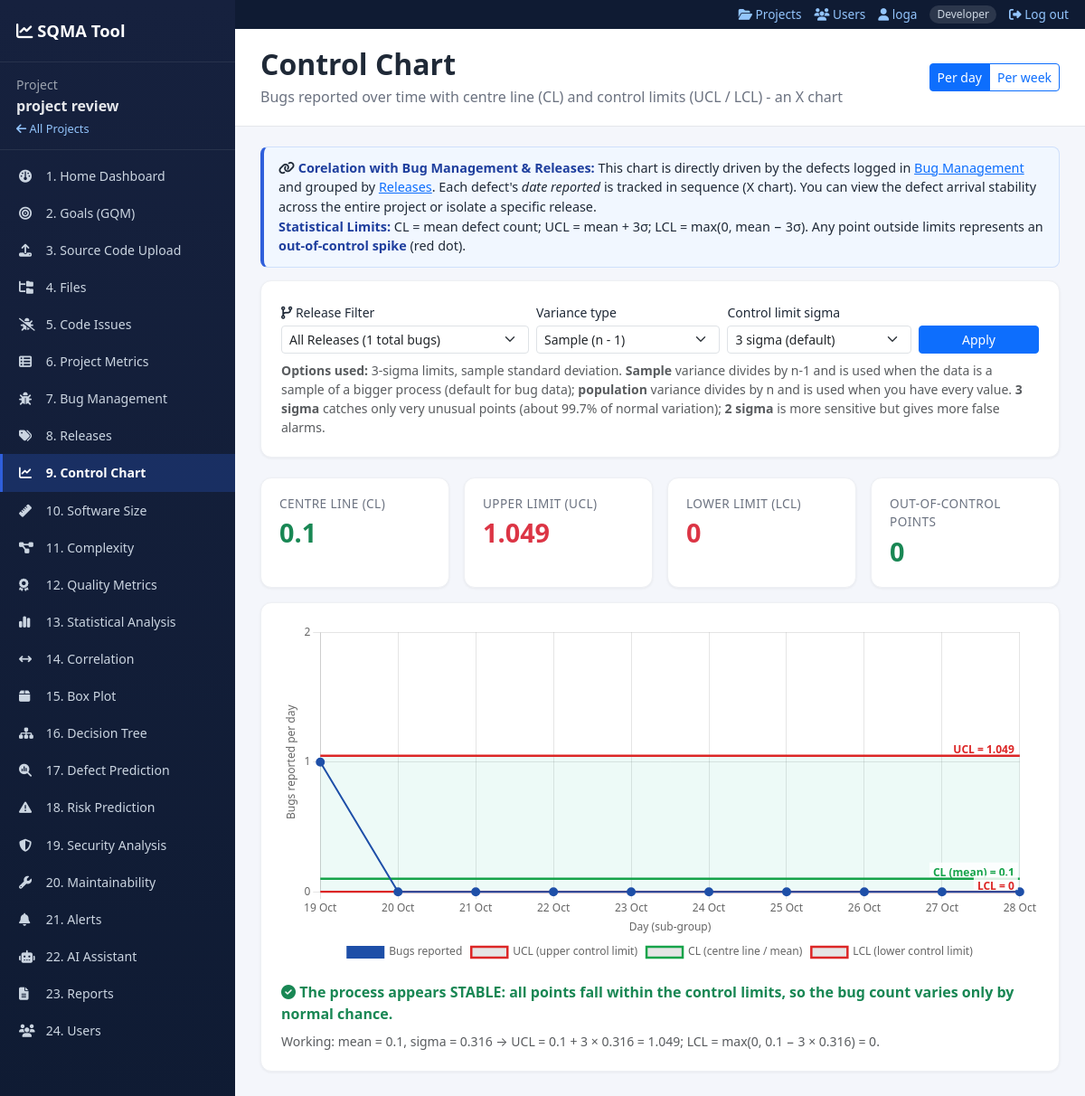
The app's page /project/2/control-chart (signed in) with its own data.
### models.py (models this page shows, shortened)
class Project(db.Model):
    __tablename__ = "project"
    id = db.Column(db.Integer, primary_key=True)
    name = db.Column(db.String(150), nullable=False)
    description = db.Column(db.Text, default="")
    created_at = db.Column(db.DateTime, default=utcnow)
    bugs = db.relationship("Bug", backref="project", cascade="all, delete-orphan")
    chat_messages = db.relationship("ChatMessage", backref="project", cascade="all, delete-orphan")
    releases = db.relationship("Release", backref="project", cascade="all, delete-orphan")
    code_files = db.relationship("CodeFile", backref="project", cascade="all, delete-orphan")
    analysis_runs = db.relationship("AnalysisRun", backref="project", cascade="all, delete-orphan")
    predictions = db.relationship("Prediction", backref="project", cascade="all, delete-orphan")
    alerts = db.relationship("Alert", backref="project", cascade="all, delete-orphan")

class User(db.Model):
    __tablename__ = "user"
    id = db.Column(db.Integer, primary_key=True)
    username = db.Column(db.String(40), unique=True, nullable=False)
    full_name = db.Column(db.String(120), default="")
    email = db.Column(db.String(160), default="")
    password_hash = db.Column(db.String(300), nullable=False)
    role = db.Column(db.String(20), default="Developer")          # Admin / Developer / Tester
    api_token = db.Column(db.String(80), unique=True, nullable=True)
    created_at = db.Column(db.DateTime, default=utcnow)
    @property
    def display_name(self):
        return self.full_name or self.username

### app.py (the view)
@app.route("/project/<int:project_id>/control-chart")
def control_chart_page(project_id):
    project = get_project_or_404(project_id)
    all_bugs = Bug.query.filter_by(project_id=project_id).order_by(Bug.created_at).all()
    releases = sort_releases(Release.query.filter_by(project_id=project_id).all())
    release_id_raw = request.args.get("release", "").strip()
    selected_release = None
    if release_id_raw.isdigit():
        selected_release = db.session.get(Release, int(release_id_raw))
        if selected_release and selected_release.project_id == project_id:
            bugs_list = [b for b in all_bugs if b.release_id == selected_release.id]
        else:
            selected_release = None
            bugs_list = all_bugs
    elif release_id_raw == "none":
        bugs_list = [b for b in all_bugs if b.release_id is None]
    else:
        bugs_list = all_bugs
    by = "week" if request.args.get("by") == "week" else "day"
    variance, sigma = stat_options()
    labels, values, by_used = bug_series(bugs_list, by=by, release=selected_release, project=project)
    if not bugs_list:
        if selected_release:
            chart_data = {"error": f"No bugs are currently assigned to release '{selected_release.name}'. Tag bugs with this release in Bug Management."}
        else:
            chart_data = {"error": "No bugs have been logged yet. The control chart is calculated from the bugs in Bug Management."}
    else:
        chart_data = build_control_chart(values, labels, sigma, variance)
        if not chart_data.get("error"):
            chart_data["x_title"] = "Day (sub-group)" if by_used == "day" else "Week (sub-group)"
            chart_data["y_title"] = "Bugs reported per " + by_used
    rel_readiness = release_readiness(bugs_list) if selected_release else None
    return render_template("control_chart.html", project=project, chart_data=chart_data, by=by_used,
                           bug_count=len(bugs_list), total_project_bugs=len(all_bugs),
                           active="control_chart", variance=variance, sigma=sigma,
                           releases=releases, selected_release=selected_release,
                           rel_readiness=rel_readiness, release_id=release_id_raw,
                           variance_types=VARIANCE_TYPES, sigma_choices=SIGMA_CHOICES)

### templates/control_chart.html (shortened to what this page needs)
{% extends "base.html" %}
{% block content %}
<div class="page-header d-flex justify-content-between align-items-center flex-wrap gap-2">
  <div>
    <h2>Control Chart</h2>
    <p>Bugs reported over time with centre line (CL) and control limits (UCL / LCL) - an X chart</p>
  </div>
  <div class="btn-group">
    <a href="{{ url_for('control_chart_page', project_id=project.id, by='day') }}" class="btn btn-sm {{ 'btn-primary' if by=='day' else 'btn-outline-primary' }}">Per day</a>
    <a href="{{ url_for('control_chart_page', project_id=project.id, by='week') }}" class="btn btn-sm {{ 'btn-primary' if by=='week' else 'btn-outline-primary' }}">Per week</a>
  </div>
</div>
<div class="page-body">
  <div class="how-to-read">
    <i class="fa-solid fa-link"></i> <b>Corelation with Bug Management & Releases:</b>
    This chart is directly driven by the defects logged in <a href="{{ url_for('bugs.bug_list', project_id=project.id) }}">Bug Management</a> and grouped by <a href="{{ url_for('bugs.releases', project_id=project.id) }}">Releases</a>.
    Each defect's <i>date reported</i> is tracked in sequence (X chart).
    You can view the defect arrival stability across the entire project or isolate a specific release.
    <br><b>Statistical Limits:</b> CL = mean defect count; UCL = mean + {{ sigma }}&sigma;; LCL = max(0, mean &minus; {{ sigma }}&sigma;). Any point outside limits represents an <b>out-of-control spike</b> (red dot).
  </div>
  <div class="panel">
    <form method="GET" class="row g-2 align-items-end">
      <div class="col-md-4">
        <label class="form-label small mb-1"><i class="fa-solid fa-code-branch"></i> Release Filter</label>
        <select name="release" class="form-select form-select-sm" onchange="this.form.submit()">
          <option value="">All Releases ({{ total_project_bugs }} total bugs)</option>
        </select>
      </div>
      <div class="col-md-3"><label class="form-label small mb-1">Variance type</label>
        <select name="variance" class="form-select form-select-sm">{% for v in variance_types %}<option value="{{ v }}" {{ 'selected' if v==variance }}>{{ 'Sample (n - 1)' if v=='sample' else 'Population (n)' }}</option>{% endfor %}</select></div>
      <div class="col-md-3"><label class="form-label small mb-1">Control limit sigma</label>
        <select name="sigma" class="form-select form-select-sm">{% for k in sigma_choices %}<option value="{{ k }}" {{ 'selected' if k==sigma }}>{{ k }} sigma{{ ' (default)' if k==3 }}</option>{% endfor %}</select></div>
      <div class="col-md-2"><button class="btn btn-sm btn-primary w-100">Apply</button></div>
    </form>
    <p class="small text-muted mt-2 mb-0"><b>Options used:</b> {{ sigma }}-sigma limits, {{ variance }} standard deviation.
      <b>Sample</b> variance divides by n-1 and is used when the data is a sample of a bigger process (default for bug data); <b>population</b> variance divides by n and is used when you have every value.
      <b>3 sigma</b> catches only very unusual points (about 99.7% of normal variation); <b>2 sigma</b> is more sensitive but gives more false alarms.</p>
  </div>
  {% if chart_data.error %}
  <div class="panel">
    <div class="chart-empty" style="min-height:220px">
      <i class="fa-solid fa-chart-line"></i>
      <span><b>Control chart not available yet.</b><br>{{ chart_data.error }}</span>
      <div class="d-flex gap-2 mt-1 flex-wrap justify-content-center">
        <a class="btn btn-sm btn-primary" href="{{ url_for('bugs.bug_list', project_id=project.id) }}"><i class="fa-solid fa-bug"></i> Go to Bug Management</a>
        <form method="POST" action="{{ url_for('bugs.bugs_demo', project_id=project.id) }}"><input type="hidden" name="csrf_token" value="{{ csrf_token() }}"><button class="btn btn-sm btn-outline-primary"><i class="fa-solid fa-wand-magic-sparkles"></i> Load demo bugs</button></form>
      </div>
    </div>
  </div>
  {% else %}
  <div class="row g-3 mb-3">
    <div class="col-md-3"><div class="metric-card"><div class="metric-label">Centre line (CL)</div><div class="metric-value text-success">{{ chart_data.center_line }}</div></div></div>
    <div class="col-md-3"><div class="metric-card"><div class="metric-label">Upper limit (UCL)</div><div class="metric-value text-danger">{{ chart_data.ucl }}</div></div></div>
    <div class="col-md-3"><div class="metric-card"><div class="metric-label">Lower limit (LCL)</div><div class="metric-value text-danger">{{ chart_data.lcl }}</div></div></div>
    <div class="col-md-3"><div class="metric-card"><div class="metric-label">Out-of-control points</div><div class="metric-value {{ 'text-danger' if not chart_data.stable else 'text-success' }}">{{ chart_data.out_of_control_points|length }}</div></div></div>
  </div>
  <div class="panel">
    <div class="chart-box tall" id="controlChart"></div>
    <p class="mt-3 mb-1 fw-bold {{ 'text-success' if chart_data.stable else 'text-danger' }}">
      <i class="fa-solid {{ 'fa-circle-check' if chart_data.stable else 'fa-triangle-exclamation' }}"></i> {{ chart_data.interpretation }}
    </p>
    <p class="small text-muted mt-2 mb-0">Working: mean = {{ chart_data.mean }}, sigma = {{ chart_data.sigma }} &rarr; UCL = {{ chart_data.mean }} + {{ sigma }} &times; {{ chart_data.sigma }} = {{ chart_data.ucl }}; LCL = max(0, {{ chart_data.mean }} &minus; {{ sigma }} &times; {{ chart_data.sigma }}) = {{ chart_data.lcl }}.</p>
  </div>
  {% endif %}
</div>
{% endblock %}
{% block scripts %}
{% if not chart_data.error %}
<script>SQMA.controlChart('controlChart', {{ chart_data|tojson }});</script>
{% endif %}
{% endblock %}

### templates/base.html (shortened to what this page needs)
<!DOCTYPE html>
<html lang="en">
<head>
<link href="{{ url_for('static', filename='vendor/bootstrap/css/bootstrap.min.css') }}" rel="stylesheet">
<link href="{{ url_for('static', filename='vendor/fontawesome/css/all.min.css') }}" rel="stylesheet">
<link href="{{ url_for('static', filename='css/style.css') }}" rel="stylesheet">
</head>
<body>
<div class="d-flex">
  {% if project %}
  <nav class="sidebar d-print-none">
    <div class="sidebar-brand">
      <i class="fa-solid fa-chart-line"></i> SQMA Tool
    </div>
    <div class="sidebar-project">
      <small>Project</small>
      <div class="fw-bold text-truncate">{{ project.name }}</div>
      <a href="{{ url_for('index') }}" class="small-link"><i class="fa-solid fa-arrow-left"></i> All Projects</a>
    </div>
    <ul class="nav flex-column sidebar-nav">
      <li><a href="{{ url_for('dashboard', project_id=project.id) }}" class="{{ 'active' if active=='dashboard' }}"><i class="fa-solid fa-gauge"></i> 1. Home Dashboard</a></li>
      <li><a href="{{ url_for('goals_page', project_id=project.id) }}" class="{{ 'active' if active=='goals' }}"><i class="fa-solid fa-bullseye"></i> 2. Goals (GQM)</a></li>
      <li><a href="{{ url_for('upload_source', project_id=project.id) }}" class="{{ 'active' if active=='upload' }}"><i class="fa-solid fa-upload"></i> 3. Source Code Upload</a></li>
      <li><a href="{{ url_for('files.files_page', project_id=project.id) }}" class="{{ 'active' if active=='files' }}"><i class="fa-solid fa-folder-tree"></i> 4. Files</a></li>
      <li><a href="{{ url_for('files.issues_page', project_id=project.id) }}" class="{{ 'active' if active=='issues' }}"><i class="fa-solid fa-bug-slash"></i> 5. Code Issues</a></li>
      <li><a href="{{ url_for('files.project_metrics_page', project_id=project.id) }}" class="{{ 'active' if active=='project_metrics' }}"><i class="fa-solid fa-table-list"></i> 6. Project Metrics</a></li>
      <li><a href="{{ url_for('bugs.bug_list', project_id=project.id) }}" class="{{ 'active' if active=='bugs' }}"><i class="fa-solid fa-bug"></i> 7. Bug Management</a></li>
      <li><a href="{{ url_for('bugs.releases', project_id=project.id) }}" class="{{ 'active' if active=='releases' }}"><i class="fa-solid fa-tags"></i> 8. Releases</a></li>
      <li><a href="{{ url_for('control_chart_page', project_id=project.id) }}" class="{{ 'active' if active=='control_chart' }}"><i class="fa-solid fa-chart-line"></i> 9. Control Chart</a></li>
      <li><a href="{{ url_for('size_page', project_id=project.id) }}" class="{{ 'active' if active=='size' }}"><i class="fa-solid fa-ruler"></i> 10. Software Size</a></li>
      <li><a href="{{ url_for('complexity_page', project_id=project.id) }}" class="{{ 'active' if active=='complexity' }}"><i class="fa-solid fa-diagram-project"></i> 11. Complexity</a></li>
      <li><a href="{{ url_for('quality_page', project_id=project.id) }}" class="{{ 'active' if active=='quality' }}"><i class="fa-solid fa-award"></i> 12. Quality Metrics</a></li>
      <li><a href="{{ url_for('statistics_page', project_id=project.id) }}" class="{{ 'active' if active=='statistics' }}"><i class="fa-solid fa-chart-simple"></i> 13. Statistical Analysis</a></li>
      <li><a href="{{ url_for('correlation_page', project_id=project.id) }}" class="{{ 'active' if active=='correlation' }}"><i class="fa-solid fa-arrows-left-right"></i> 14. Correlation</a></li>
      <li><a href="{{ url_for('boxplot_page', project_id=project.id) }}" class="{{ 'active' if active=='boxplot' }}"><i class="fa-solid fa-box"></i> 15. Box Plot</a></li>
      <li><a href="{{ url_for('decision_tree_page', project_id=project.id) }}" class="{{ 'active' if active=='decision_tree' }}"><i class="fa-solid fa-sitemap"></i> 16. Decision Tree</a></li>
      <li><a href="{{ url_for('defect_prediction_page', project_id=project.id) }}" class="{{ 'active' if active=='defect_prediction' }}"><i class="fa-solid fa-magnifying-glass-chart"></i> 17. Defect Prediction</a></li>
      <li><a href="{{ url_for('risk_prediction_page', project_id=project.id) }}" class="{{ 'active' if active=='risk_prediction' }}"><i class="fa-solid fa-triangle-exclamation"></i> 18. Risk Prediction</a></li>
      <li><a href="{{ url_for('security_page', project_id=project.id) }}" class="{{ 'active' if active=='security' }}"><i class="fa-solid fa-shield-halved"></i> 19. Security Analysis</a></li>
      <li><a href="{{ url_for('maintainability_page', project_id=project.id) }}" class="{{ 'active' if active=='maintainability' }}"><i class="fa-solid fa-wrench"></i> 20. Maintainability</a></li>
      <li><a href="{{ url_for('alerts_page', project_id=project.id) }}" class="{{ 'active' if active=='alerts' }}"><i class="fa-solid fa-bell"></i> 21. Alerts</a></li>
      <li><a href="{{ url_for('ai.chat_page', project_id=project.id) }}" class="{{ 'active' if active=='ai' }}"><i class="fa-solid fa-robot"></i> 22. AI Assistant</a></li>
      <li><a href="{{ url_for('report_page', project_id=project.id) }}" class="{{ 'active' if active=='report' }}"><i class="fa-solid fa-file-lines"></i> 23. Reports</a></li>
      <li><a href="{{ url_for('auth.users', project=project.id) }}" class="{{ 'active' if active=='users' }}"><i class="fa-solid fa-users"></i> 24. Users</a></li>
    </ul>
  </nav>
  {% endif %}
  <div class="layout-col">
  {% if current_user %}
  <div class="topbar d-print-none">
    <a href="{{ url_for('index') }}"><i class="fa-solid fa-folder-open"></i> Projects</a>
    <a href="{{ url_for('auth.users') }}"><i class="fa-solid fa-users"></i> Users</a>
    <a href="{{ url_for('auth.profile') }}"><i class="fa-solid fa-user"></i> {{ current_user.display_name }}</a>
    <span class="role-pill">{{ current_user.role }}</span>
    <form method="POST" action="{{ url_for('auth.logout') }}" class="d-inline"><input type="hidden" name="csrf_token" value="{{ csrf_token() }}"><button class="link-btn"><i class="fa-solid fa-right-from-bracket"></i> Log out</button></form>
  </div>
  {% endif %}
  <main class="main-content {% if not project %}full-width{% endif %}">
    {% block content %}{% endblock %}
  </main>
  </div>
</div>
{% block scripts %}{% endblock %}
</body>
</html>

### records on screen
Project: name "project review"
User: display_name "loga", role "Developer"

### other values on screen
{{ sigma }} "3"
{{ variance }} "sample"
{{ chart_data.center_line }} "0.1"
{{ chart_data.ucl }} "1.049"
{{ chart_data.lcl }} "0"
{{ chart_data.out_of_control_points|length }} "0"
{{ chart_data.interpretation }} "The process appears STABLE: all points fall within the control limits, so the bug count varies only by normal chance."
{{ chart_data.mean }} "0.1"
{{ chart_data.sigma }} "0.316"
form field variance "Sample (n - 1)"
form field sigma "3 sigma (default)"
